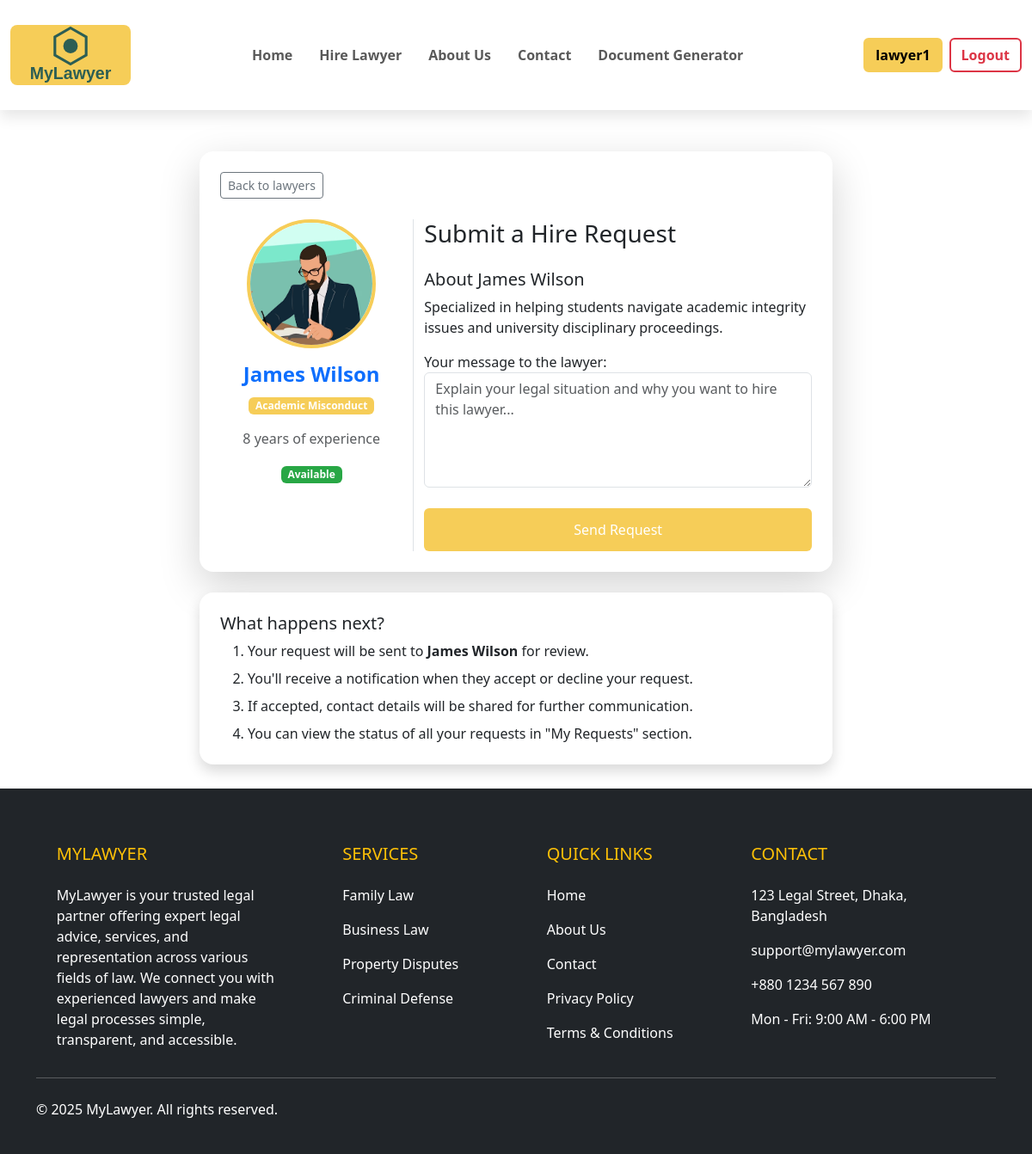
The page /hire_lawyer/3/ (signed in) on the database its author committed.
### core/models.py (models this page shows, shortened)
class LawyerProfile(models.Model):
    user = models.OneToOneField(User, on_delete=models.CASCADE)
    profile_picture = models.ImageField(upload_to='profile_pics/', blank=True, null=True)
    specialization = models.CharField(max_length=100)
    experience_years = models.PositiveIntegerField()
    bio = models.TextField()
    available = models.BooleanField(default=True)

### core/views.py (the view)
# urls.py: path('hire_lawyer/<int:lawyer_id>/', views.hire_lawyer, name="hire_lawyer"),
@login_required
def hire_lawyer(request, lawyer_id):
    lawyer = get_object_or_404(LawyerProfile, id=lawyer_id)
    if not lawyer.available:
        messages.error(request, "This lawyer is currently unavailable.")
        return redirect('view_lawyers')
    existing_request = HireRequest.objects.filter(
        student=request.user,
        lawyer=lawyer,
        status='pending'
    ).exists()
    if existing_request:
        messages.info(request, "You already have a pending request with this lawyer.")
        return redirect('my_requests')
    if request.method == 'POST':
        form = HireRequestForm(request.POST)
        if form.is_valid():
            hire_request = form.save(commit=False)
            hire_request.student = request.user
            hire_request.lawyer = lawyer
            hire_request.save()
            messages.success(request, f"Your hire request has been sent to {lawyer.user.get_full_name() or lawyer.user.username}.")
            return redirect('my_requests')
    else:
        form = HireRequestForm()
    return render(request, 'hire_lawyer.html', {
        'lawyer': lawyer,
        'form': form
    })

### core/forms.py
class HireRequestForm(forms.ModelForm):
    class Meta:
        model = HireRequest
        fields = ['message']
        widgets = {
            'message': forms.Textarea(attrs={
                'class': 'form-control',
                'rows': 5,
                'placeholder': 'Explain your legal situation and why you want to hire this lawyer...'
            })
        }
        labels = {
            'message': 'Your message to the lawyer'
        }

### core/templates/hire_lawyer.html (shortened to what this page needs)
{% extends 'base.html' %}
{% block content %}
<div class="container mt-5">
    <div class="row">
        <div class="col-md-8 mx-auto">
            <div class="card shadow-lg border-0 rounded-4">
                <div class="card-body p-4">
                    <a href="{% url 'view_lawyers' %}" class="btn btn-sm btn-outline-secondary mb-4">
                         Back to lawyers
                    </a>
                    <div class="row">
                        <div class="col-md-4 text-center border-end">
                            <div class="profile-image-container mb-3"
                                style="width: 150px; height: 150px; margin: 0 auto; border: 4px solid #f6cd58; border-radius: 50%; overflow: hidden;">
                                {% if lawyer.profile_picture %}
                                <img src="{{ lawyer.profile_picture.url }}" class="img-fluid"
                                    style="object-fit: cover; width: 100%; height: 100%;">
                                {% else %}
                                <img src="https://via.placeholder.com/150x150.png?text=No+Image" class="img-fluid"
                                    style="object-fit: cover; width: 100%; height: 100%;">
                                {% endif %}
                            </div>
                            <h4 class="fw-bold text-primary">{{ lawyer.user.get_full_name|default:lawyer.user.username}}
                            </h4>
                            <p class="badge" style="background-color: #f6cd58;">{{ lawyer.specialization }}</p>
                            <p class="text-muted">{{ lawyer.experience_years }}
                                year{{lawyer.experience_years|pluralize}} of experience</p>
                            {% if lawyer.available %}
                            <span class="badge" style="background-color: #28a745;">Available</span>
                            {% else %}
                            <span class="badge bg-secondary">Unavailable</span>
                            {% endif %}
                        </div>
                        <div class="col-md-8">
                            <h3 class="mb-4">Submit a Hire Request</h3>
                            <form method="post">
                                <div class="mb-3">
                                    <h5>About {{ lawyer.user.get_full_name|default:"the lawyer" }}</h5>
                                    <p>{{ lawyer.bio }}</p>
                                </div>
                                <div class="mb-4">
                                    {{ form.message.label_tag }}
                                    {{ form.message }}
                                </div>
                                <div class="d-grid">
                                    <button type="submit" class="btn text-white"
                                        style="background-color: #f6cd58; padding: 12px;">
                                        Send Request
                                    </button>
                                </div>
                            </form>
                        </div>
                    </div>
                </div>
            </div>
            <div class="card my-4 shadow border-0 rounded-4">
                <div class="card-body p-4">
                    <h5 class="card-title">What happens next?</h5>
                    <ol class="mb-0">
                        <li class="mb-2">Your request will be sent to
                            <strong>{{lawyer.user.get_full_name|default:"thelawyer"}}</strong>
                            for review.</li>
                        <li class="mb-2">You'll receive a notification when they accept or decline your request.</li>
                        <li class="mb-2">If accepted, contact details will be shared for further communication.</li>
                        <li>You can view the status of all your requests in "My Requests" section.</li>
                    </ol>
                </div>
            </div>
        </div>
    </div>
</div>
{% endblock %}

### core/templates/nav.html (shortened to what this page needs)
{% load static %}
<nav class="navbar navbar-expand-lg navbar-custom py-4 sticky-top">
    <div class="container-fluid">
        <a class="navbar-brand" href="{% url 'home' %}">
            <img src="{% static 'logo.svg' %}" alt="MyLawyer Logo">
        </a>
        <div class="collapse navbar-collapse justify-content-center" id="navbarSupportedContent">
            <ul class="navbar-nav mb-2 mb-lg-0">
                <li class="nav-item">
                    <a class="nav-link {% if request.resolver_match.url_name == 'home' %}active{% endif %}" href="{% url 'home' %}">Home</a>
                </li>
                <li class="nav-item">
                    <a class="nav-link" href="{% url 'view_lawyers' %}">Hire Lawyer</a>
                </li>
                <li class="nav-item">
                    <a class="nav-link" href="{% url 'about' %}">About Us</a>
                </li>
                <li class="nav-item">
                    <a class="nav-link" href="{% url 'contact' %}">Contact</a>
                </li>
                <li class="nav-item">
                    <a class="nav-link" href="{% url 'doc_generator' %}">Document Generator</a>
                </li>
            </ul>
        </div>
        <div class="d-flex align-items-center">
            {% if user.is_authenticated %}
            <a href="{% url 'dashboard' %}" class="btn me-2 custom-profile">
                 {{ user.username }}
            </a>
            <a href="{% url 'logout' %}" class="btn custom-logout">Logout</a>
            {% else %}
            <a href="{% url 'login' %}" class="btn me-2 custom-login">Login</a>
            <a href="{% url 'register' %}" class="btn custom-register">Register</a>
            {% endif %}
        </div>
    </div>
</nav>

### core/templates/nav.html (style rules this page uses)
.navbar-custom { box-shadow: 0 8px 16px rgba(0, 0, 0, 0.1); background-color: #fff; }
.nav-link { font-weight: 600; margin-right: 15px; transition: color 0.3s ease; }
.custom-profile { background-color: #f6cd58; color: black; border: 2px solid #f6cd58; font-weight: 600; transition: 0.3s; }
.custom-logout { background-color: transparent; color: #dc3545; border: 2px solid #dc3545; font-weight: 600; transition: 0.3s; }
.navbar-brand img { width: 140px; border-radius: 8px; }

### rows shown on the page
LawyerProfile: profile_picture (picture), user.get_full_name "James Wilson", specialization "Academic Misconduct", experience_years "8", bio "Specialized in helping students navigate academic integrity issues and university disciplinary proceedings."

### other values the page prints
{{ user.username }} "lawyer1"
